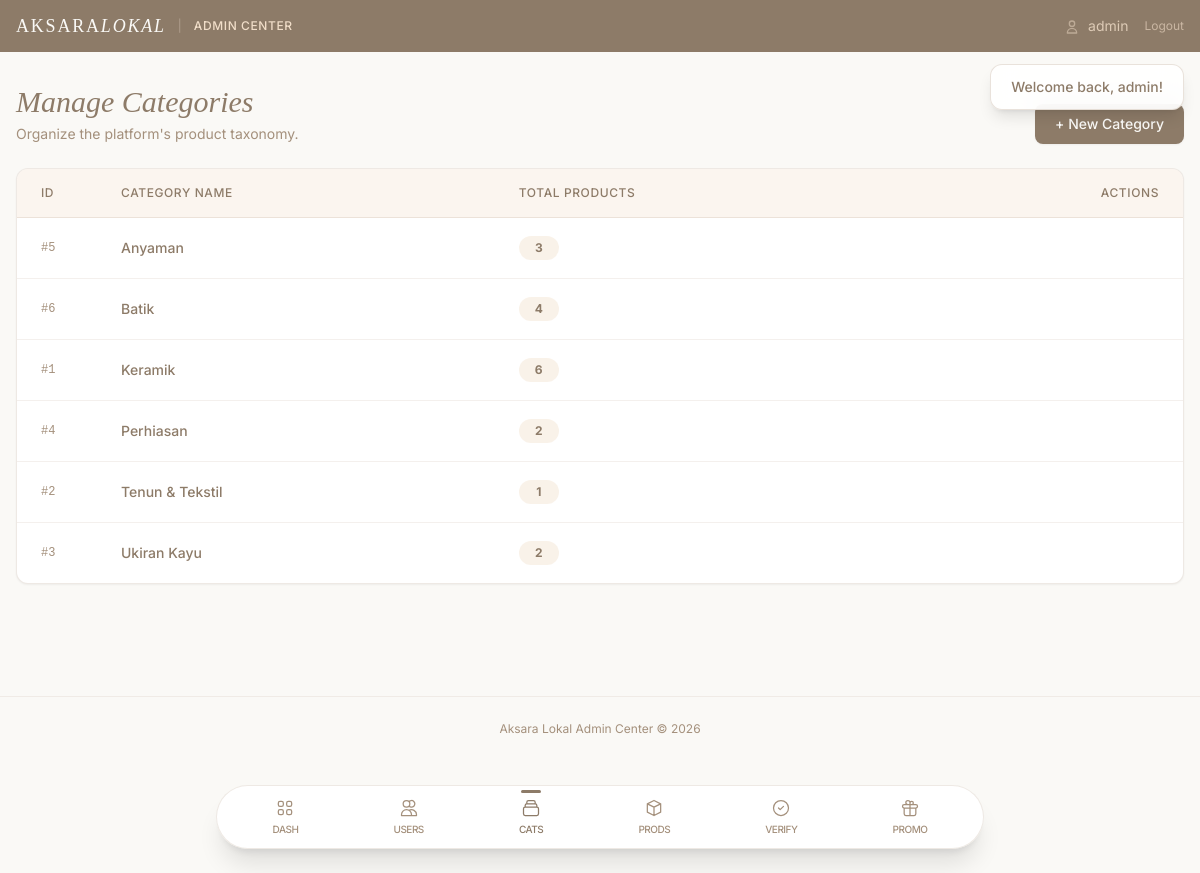
The app's page /public/admin_categories.php (signed in) with its own data.
### tables this page shows
CREATE TABLE `categories` (
  `id` int(10) UNSIGNED NOT NULL,
  `name` varchar(100) NOT NULL,
  `icon_class` varchar(100) DEFAULT 'fa-box'
);

### public/admin_categories.php (called while the page is built, shortened)
<?php
require_once __DIR__ . '/../config/app.php';
require_once BASE_PATH . '/classes/Category.php';
$categoryModel = new Category();
$categories = $categoryModel->getAllWithCount();
require BASE_PATH . '/views/admin/layout/header.php';
require BASE_PATH . '/views/admin/categories.php';
require BASE_PATH . '/views/admin/layout/footer.php';

### config/database.php (called while the page is built, shortened)
<?php
class Database
{
    private static ?Database $instance = null;
    private PDO $pdo;
    private string $host = 'localhost';
    private string $dbname = 'aksara_lokal';
    private string $username = 'root';
    private string $password = '';
    private string $charset = 'utf8mb4';
    private function __construct()
    {
        $dsn = "mysql:host={$this->host};dbname={$this->dbname};charset={$this->charset}";
        $options = [
            PDO::ATTR_ERRMODE            => PDO::ERRMODE_EXCEPTION,
            PDO::ATTR_DEFAULT_FETCH_MODE => PDO::FETCH_ASSOC,
            PDO::ATTR_EMULATE_PREPARES   => false,
        ];
        try {
            $this->pdo = new PDO($dsn, $this->username, $this->password, $options);
        } catch (PDOException $e) {
            die('Database connection failed: ' . $e->getMessage());
        }
    }
    public static function getInstance(): self
    {
        if (self::$instance === null) {
            self::$instance = new self();
        }
        return self::$instance;
    }
    public function getConnection(): PDO
    {
        return $this->pdo;
    }
}

### classes/BaseModel.php (called while the page is built, shortened)
<?php
abstract class BaseModel
{
    public function __construct()
    {
        $this->db = Database::getInstance()->getConnection();
    }
}

### classes/Category.php (called while the page is built, shortened)
<?php
require_once BASE_PATH . '/classes/BaseModel.php';
class Category extends BaseModel
{
    protected string $table = 'categories';
    public function getAllWithCount(): array
    {
        $stmt = $this->db->prepare(
            "SELECT c.*, COUNT(p.id) as product_count
             FROM {$this->table} c
             LEFT JOIN products p ON p.category_id = c.id AND p.is_active = 1
             GROUP BY c.id
             ORDER BY c.name ASC"
        );
        $stmt->execute();
        return $stmt->fetchAll();
    }
}

### config/app.php (called while the page is built, shortened)
<?php
require_once BASE_PATH . '/config/database.php';
function e(string|null $string): string
{
    return htmlspecialchars($string ?? '', ENT_QUOTES, 'UTF-8');
}

### views/admin/categories.php (the view, shortened to what this page needs)
<div class="mb-6 flex justify-between items-end">
    <div>
        <h1 class="font-serif text-3xl text-taupe-dark italic">Manage Categories</h1>
        <p class="text-taupe-mid text-sm mt-1">Organize the platform's product taxonomy.</p>
    </div>
    <button type="button" onclick="openCatModal('create')" class="bg-taupe-dark hover:bg-[#7a6a58] text-off-white px-5 py-2.5 rounded-lg text-sm font-medium transition-colors shadow-sm">
        + New Category
    </button>
</div>
<div class="bg-white rounded-xl border border-taupe-light/30 shadow-sm overflow-hidden mb-8">
    <div class="overflow-x-auto">
        <table class="w-full text-left border-collapse">
            <thead>
                <tr class="bg-taupe-cream/30 text-taupe-dark text-xs uppercase tracking-wider">
                    <th class="py-4 px-6 font-medium border-b border-taupe-light/30 w-20">ID</th>
                    <th class="py-4 px-6 font-medium border-b border-taupe-light/30">Category Name</th>
                    <th class="py-4 px-6 font-medium border-b border-taupe-light/30">Total Products</th>
                    <th class="py-4 px-6 font-medium border-b border-taupe-light/30 text-right">Actions</th>
                </tr>
            </thead>
            <tbody class="text-sm divide-y divide-taupe-light/20">
                <?php foreach ($categories as $c): ?>
                    <tr class="hover:bg-off-white transition-colors group">
                        <td class="py-4 px-6 text-taupe-mid font-mono text-xs">#<?= $c['id'] ?></td>
                        <td class="py-4 px-6 text-taupe-dark font-medium"><?= e($c['name']) ?></td>
                        <td class="py-4 px-6">
                            <span class="inline-flex items-center justify-center px-2 py-1 bg-taupe-cream/40 text-taupe-dark rounded-full text-xs font-bold w-10">
                                <?= $c['product_count'] ?>
                            </span>
                        </td>
                        <td class="py-4 px-6 text-right">
                        </td>
                    </tr>
                <?php endforeach; ?>
            </tbody>
        </table>
    </div>
</div>

### views/admin/layout/header.php (style rules this page uses)
body { font-family: 'Inter', sans-serif; background-color: #FAF9F6; color: #4A3F35; }
h1, h2, h3 { font-family: 'Playfair Display', serif; }

### records on screen
categories: id "5", name "Anyaman", product_count "3"
categories: id "6", name "Batik", product_count "4"
categories: id "1", name "Keramik", product_count "6"
categories: id "4", name "Perhiasan", product_count "2"
categories: id "2", name "Tenun & Tekstil", product_count "1"
categories: id "3", name "Ukiran Kayu", product_count "2"

### other values on screen
$user['username'] "admin"
$flash['message'] "Welcome back, admin!"
